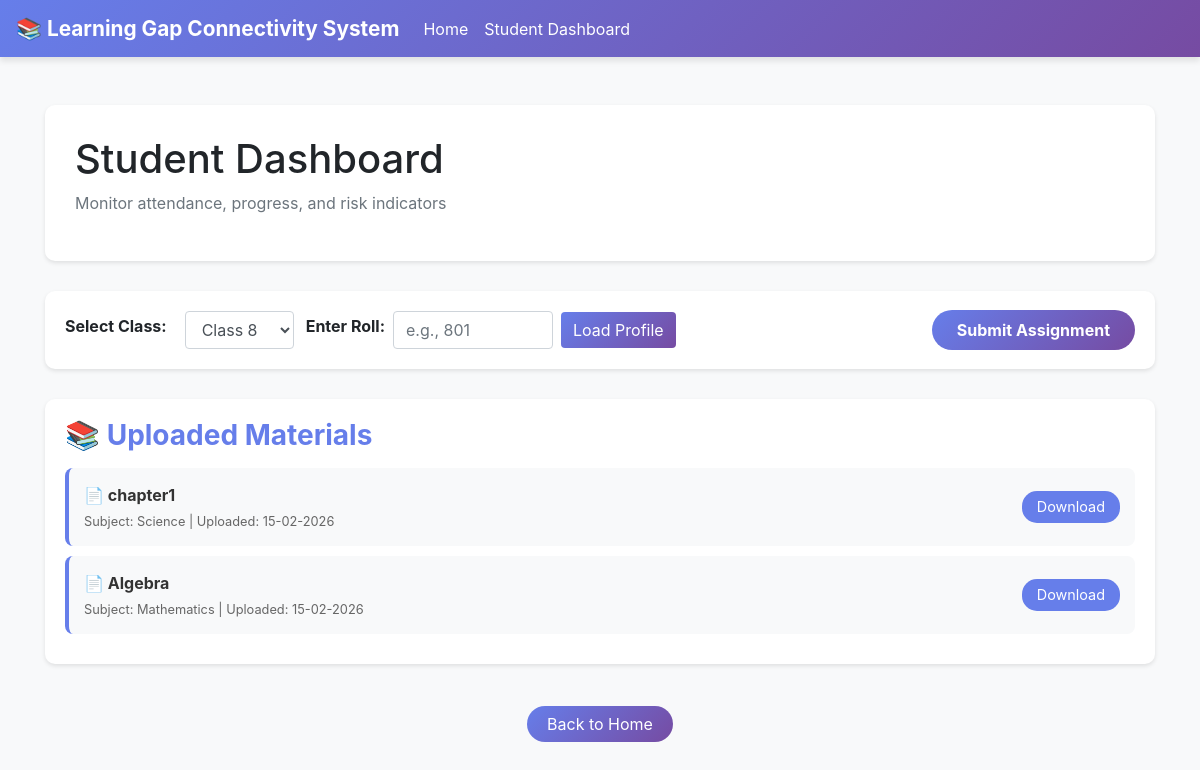
The app's page /student/dashboard with its own data.
### app.py (models this page shows, shortened)
class Material(db.Model):
    id = db.Column(db.Integer, primary_key=True)
    filename = db.Column(db.String(200), nullable=False)
    class_id = db.Column(db.Integer, nullable=False)
    title = db.Column(db.String(100), nullable=False)
    subject = db.Column(db.String(50))
    uploaded_date = db.Column(db.DateTime, default=datetime.utcnow)
    created_at = db.Column(db.DateTime, default=datetime.utcnow)

### app.py (the view)
@app.route('/student/dashboard')
def student_dashboard():
    selected_class = request.args.get('class', default='8', type=str)
    roll_number = request.args.get('roll', default=None, type=str)
    current_student = None
    if roll_number:
        current_student = Student.query.filter_by(roll_number=roll_number).first()
    all_students = Student.query.filter_by(student_class=int(selected_class)).all()
    materials = Material.query.filter_by(class_id=int(selected_class)).all()
    student_submissions = []
    if current_student:
        student_submissions = Assignment.query.filter_by(
            student_id=current_student.id,
            class_id=int(selected_class)
        ).all()
    return render_template('student_dashboard.html',
                         students=all_students,
                         selected_class=selected_class,
                         current_student=current_student,
                         materials=materials,
                         student_submissions=student_submissions)

### templates/student_dashboard.html (shortened to what this page needs)
<!DOCTYPE html>
<html lang="en">
<head>
    <link rel="stylesheet" href="https://stackpath.bootstrapcdn.com/bootstrap/4.5.2/css/bootstrap.min.css">
</head>
<body>
    <nav class="navbar navbar-expand-lg navbar-light">
        <a class="navbar-brand" href="/">📚 Learning Gap Connectivity System</a>
        <div class="collapse navbar-collapse">
            <ul class="navbar-nav mr-auto">
                <li class="nav-item">
                    <a class="nav-link" href="/">Home</a>
                </li>
                <li class="nav-item active">
                    <a class="nav-link" href="/student/dashboard">Student Dashboard</a>
                </li>
            </ul>
        </div>
    </nav>
    <div class="container mt-5">
        <div class="page-header">
            <h1>Student Dashboard</h1>
            <p class="text-muted">Monitor attendance, progress, and risk indicators</p>
        </div>
        <div class="filter-section">
            <form method="get" action="/student/dashboard" style="display:flex; align-items:center; gap:12px; width:100%;">
                <div style="display:flex; align-items:center; gap:8px;">
                    <label for="classDropdown"><strong>Select Class:</strong></label>
                    <select class="form-control d-inline-block w-auto" id="classDropdown" name="class" onchange="this.form.submit()" style="margin-left: 10px;">
                        <option value="8" {% if selected_class == '8' %}selected{% endif %}>Class 8</option>
                    </select>
                </div>
                <div style="display:flex; align-items:center; gap:8px;">
                    <label for="rollInput"><strong>Enter Roll:</strong></label>
                    <input type="text" id="rollInput" name="roll" class="form-control" placeholder="e.g., 801" value="{{ current_student.roll_number if current_student else '' }}" style="width:160px;">
                    <button type="submit" class="btn btn-primary" style="background: linear-gradient(135deg, #667eea 0%, #764ba2 100%); border:none;">Load Profile</button>
                </div>
                <div style="margin-left:auto;">
                    <a href="/student/upload/{{ selected_class }}" class="btn-upload">Submit Assignment</a>
                </div>
            </form>
        </div>
        <div class="materials-section">
            <h3>📚 Uploaded Materials</h3>
            {% if materials %}
                <div>
                    {% for material in materials %}
                    <div class="material-item">
                        <div>
                            <span class="material-name">📄 {{ material.title }}</span>
                            <small style="display: block; color: #666; margin-top: 5px;">Subject: {{ material.subject }} | Uploaded: {{ material.uploaded_date.strftime('%d-%m-%Y') }}</small>
                        </div>
                        <a href="/uploads/{{ selected_class }}/{{ material.filename }}" class="btn-download" download>Download</a>
                    </div>
                    {% endfor %}
                </div>
            {% else %}
                <p class="text-muted">No materials uploaded yet.</p>
            {% endif %}
        </div>
        <div class="mt-5 text-center">
            <a href="/" class="btn-back">Back to Home</a>
        </div>
    </div>
</body>
</html>

### templates/student_dashboard.html (style rules this page uses)
body { background-color: #f8f9fa; }
.navbar { background: linear-gradient(135deg, #667eea 0%, #764ba2 100%) !important; box-shadow: 0 4px 6px rgba(0, 0, 0, 0.1); }
.navbar-brand { color: white !important; font-weight: bold; font-size: 1.3rem; }
.nav-link { color: white !important; }
.page-header { background: white; padding: 30px; margin-bottom: 30px; border-radius: 10px; box-shadow: 0 2px 4px rgba(0, 0, 0, 0.1); }
.filter-section { background: white; padding: 20px; border-radius: 10px; margin-bottom: 30px; box-shadow: 0 2px 4px rgba(0, 0, 0, 0.1); display: flex; justify-content: space-between; align-items: center; }
.btn-upload { background: linear-gradient(135deg, #667eea 0%, #764ba2 100%); color: white; border: none; padding: 10px 25px; border-radius: 20px; text-decoration: none; transition: all 0.3s; font-weight: bold; }
.materials-section { background: white; padding: 20px; border-radius: 10px; margin-bottom: 30px; box-shadow: 0 2px 4px rgba(0, 0, 0, 0.1); }
.materials-section h3 { color: #667eea; margin-bottom: 15px; font-weight: bold; }
.material-item { background: #f8f9fa; padding: 15px; border-radius: 8px; margin: 10px 0; display: flex; justify-content: space-between; align-items: center; border-left: 4px solid #667eea; }
.material-name { font-weight: bold; color: #333; }
.btn-download { background: #667eea; color: white; padding: 5px 15px; border-radius: 15px; text-decoration: none; font-size: 0.9rem; }
.btn-back { background: linear-gradient(135deg, #667eea 0%, #764ba2 100%); color: white; border: none; padding: 8px 20px; border-radius: 20px; text-decoration: none; transition: all 0.3s; }

### records on screen
Material: title "chapter1", subject "Science", uploaded_date "15-02-2026"
Material: title "Algebra", subject "Mathematics", uploaded_date "15-02-2026"
